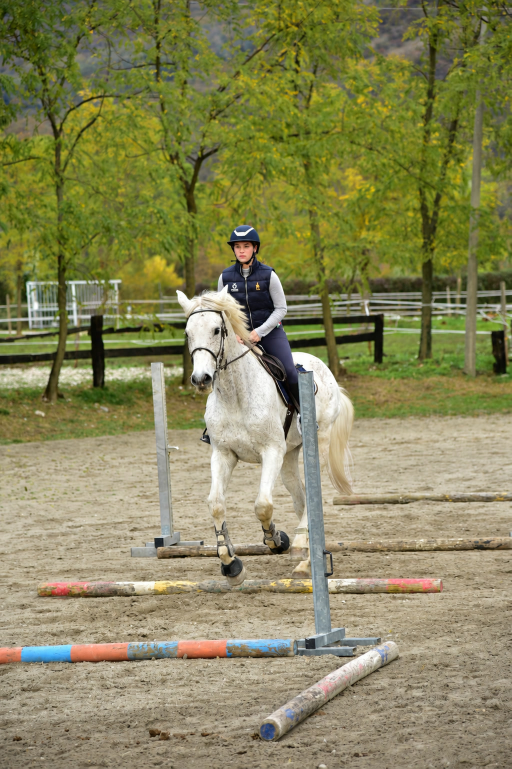
#> input picture gallery/DSC_0374.JPG, 1023 x 1537 px (shown at 1/2 size); its folder holds only this picture in this run
$ python generate_gallery.py
#> lines starting #> are read from the running program, lines starting #| are printed output that depends on the picture
from pathlib import Path
from PIL import Image, ImageOps
import json

ROOT = Path(__file__).resolve().parents[1]
GALLERY_DIR = ROOT / "gallery"
THUMBS_DIR = GALLERY_DIR / "thumbs"
MANIFEST = GALLERY_DIR / "gallery.json"
VALID_EXT = {".jpg", ".jpeg", ".png", ".webp", ".gif"}
THUMB_SIZE = (640, 480)
KEEP_FILE = THUMBS_DIR / ".gitignore"

THUMBS_DIR.mkdir(parents=True, exist_ok=True)
KEEP_FILE.touch(exist_ok=True)

# Remove stale generated thumbnails but keep the tracked directory marker.
for existing in THUMBS_DIR.iterdir():
    if existing.is_file() and existing.name != KEEP_FILE.name:
        existing.unlink()

entries = []
for path in sorted(GALLERY_DIR.iterdir() if GALLERY_DIR.exists() else []):
    if not path.is_file() or path.name.startswith(".") or path.suffix.lower() not in VALID_EXT:
        continue

    thumb_name = f"{path.stem}.webp"
    thumb_path = THUMBS_DIR / thumb_name

    with Image.open(path) as im:
#> im is the input picture: PIL image 1023x1537 RGB; mean R, G, B 136.3, 134.1, 90.8
        im = ImageOps.exif_transpose(im)
        width, height = im.size
#> width = 1023; height = 1537
        thumb = im.convert("RGB")
        thumb.thumbnail(THUMB_SIZE)
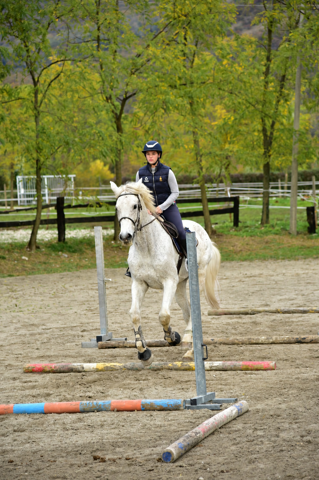
#> thumb: PIL image 319x480 RGB; mean R, G, B 136.3, 134.1, 90.8
        canvas = Image.new("RGB", THUMB_SIZE, "white")
#> canvas: PIL image 640x480 RGB; every value is 255
        x = (THUMB_SIZE[0] - thumb.width) // 2
#> x = 160
        y = (THUMB_SIZE[1] - thumb.height) // 2
#> y = 0
        canvas.paste(thumb, (x, y))
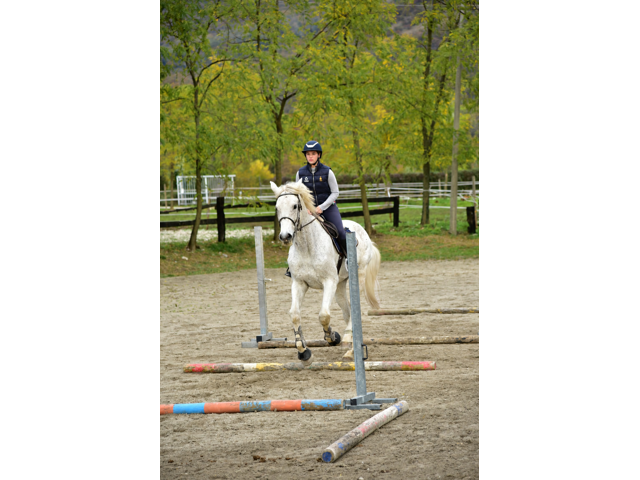
#> canvas: PIL image 640x480 RGB; mean R, G, B 195.8, 194.7, 173.1
        canvas.save(thumb_path, format="WEBP", quality=86, method=6)

    entries.append({
        "src": f"gallery/{path.name}",
        "thumb": f"gallery/thumbs/{thumb_name}",
        "width": width,
        "height": height,
    })

MANIFEST.write_text(json.dumps(entries, ensure_ascii=False, indent=2), encoding="utf-8")
print(f"Generated manifest with {len(entries)} image(s).")
#| Generated manifest with 1 image(s).
